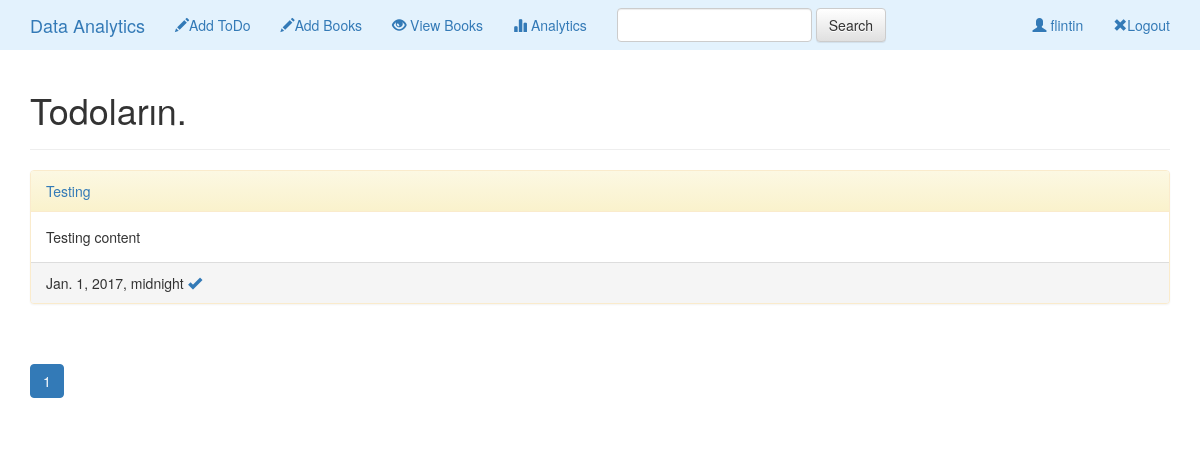
The page /profile/ (signed in) on the database its author committed.
### todo/models.py (models this page shows, shortened)
class ToDo(models.Model):
    title = models.CharField(max_length=140, unique=True)
    content = models.TextField(max_length=250)
    createdate = models.DateTimeField(auto_now_add=True)
    tododate = models.DateTimeField()
    user = models.ForeignKey("auth.User")
    done = models.BooleanField(default=False)
    publish = models.BooleanField(default=True)
    class Meta:
        ordering = ["-createdate"]

### todo/views.py (the view)
# urls.py: url(r"^profile/$", views.ProfileView, name="profile"),
def ProfileView(request):
    if request.user.is_authenticated():
        user = request.user
    else:
        return redirect('accounts:login')
    all_todo = ToDo.objects.filter(user__username=user.username)
    paginator = Paginator(all_todo, 4)
    page = request.GET.get('page')
    try:
        pg = paginator.page(page)
    except PageNotAnInteger:
        pg = paginator.page(1)
    except EmptyPage:
        pg = paginator.page(paginator.num_pages)
    return render(request, "profile.html", {"all_todo":all_todo, "user":user, "posts":pg})

### templates/profile.html (shortened to what this page needs)
{% extends 'base.html' %}
{%block body %}
<div class="container">
    <div class="page-header">
        <h1>Todoların.</h1>
    </div>
{% for todo in posts %}
<div class="panel panel-warning">
    <div class="panel-heading"><a href="{% url 'todo:detail' todo.id %}">{{todo.title}}</a></div>
  <div class="panel-body">
  {% autoescape on %}
    {{todo.content|safe}}
                              {% endautoescape %}   </div>
<div class="panel-footer">{{todo.tododate}}
    {% if not todo.done %}
<a href="{% url 'todo:done' todo.id %}"><span class="glyphicon glyphicon-ok"></span></a>
{% else %}
<a href="{% url 'todo:done' todo.id %}"><span class="glyphicon glyphicon-remove"></span></a>
{% endif %}
</div>
</div>
{% endfor %}
</div>
{% if posts %}
<div class="container">
    <div class="pagination">
      <ul class="pagination">
          {% for pg in posts.paginator.page_range %}
              {% if posts.number == pg %}
                  <li class="active"><a href="?page={{ pg }}">{{ pg }}</a></li>
              {% else %}
                  <li><a href="?page={{ pg }}">{{ pg }}</a></li>
              {% endif %}
          {% endfor %}
      </ul>
    </div>
</div>
{% endif %}
{% endblock %}

### templates/base.html (shortened to what this page needs)
<!DOCTYPE html>
<html lang="en">
<head>
    {% load staticfiles %}
    <link type="text/css" href="base.css" rel="stylesheet">
<link rel="stylesheet" href="//maxcdn.bootstrapcdn.com/bootstrap/3.2.0/css/bootstrap.min.css">
<link rel="stylesheet" href="//maxcdn.bootstrapcdn.com/bootstrap/3.2.0/css/bootstrap-theme.min.css">
</head>
<body>
<nav class="class="navbar navbar-light" style="background-color: #e3f2fd;"">
    <div class="container-fluid">
        <div class="navbar-header">
            <a class="navbar-brand" href="{% url 'todo:index' %}">Data Analytics</a>
        </div>
        <div class="collapse navbar-collapse" id="topNavBar">
            <ul class="nav navbar-nav">
            {% if user.is_authenticated %}
            <li style="color:red;">
                <a href="{% url 'todo:create' %}"> <span class="glyphicon glyphicon-pencil"></span>Add ToDo</a>
            </li>
            <li style="color:red;">
                <a href="{% url 'todo:createbook' %}"> <span class="glyphicon glyphicon-pencil"></span>Add Books</a>
            </li>
            <li style="color:red;">
                <a href="{% url 'todo:listbooks' %}"> <span class="glyphicon glyphicon-eye-open"></span> View Books</a>
            </li>
            <li style="color:red;">
                <a href="{% url 'todo:dataframetest' %}"> <span class="glyphicon glyphicon-stats"></span> Analytics</a>
            </li>
                {% endif %}
            </ul>
            <form class="navbar-form navbar-left" role="search" method="post" action="{% url 'todo:search' %}">
                <div class="form-group">
                        <input type="text" class="form-control" name="search" value="" id="search">
                </div>
                <button type="submit" class="btn btn-default">Search</button>
            </form>
            <ul class="nav navbar-nav navbar-right">
                {% if user.is_authenticated %}
            <li style="color:red;">
                <a href="{% url 'todo:profile' %}"> <span class="glyphicon glyphicon-user"></span> {{user.username}}</a>
            </li>
                <li style="color:red;">
                <a href="{% url 'accounts:logout' %}"> <span class="glyphicon glyphicon-remove"></span>Logout</a>
            </li>
                {% else %}
            <li style="color:red;">
                <a href="{% url 'accounts:login' %}"> <span class="glyphicon glyphicon-user"></span>Login</a>
            </li>
                {% endif %}
            </ul>
        </div>
    </div>
</nav>
{% block body %}
{% endblock %}
</body>
</html>

### templates/base.css (style rules this page uses)
body { margin-top:10px; background: #e0e0e0; }

### rows shown on the page
ToDo: title "Testing", content "Testing content", tododate "Jan. 1, 2017, midnight", done False (drawn)

### other values the page prints
{{ user.username }} "flintin"
{{ pg }} "1"
